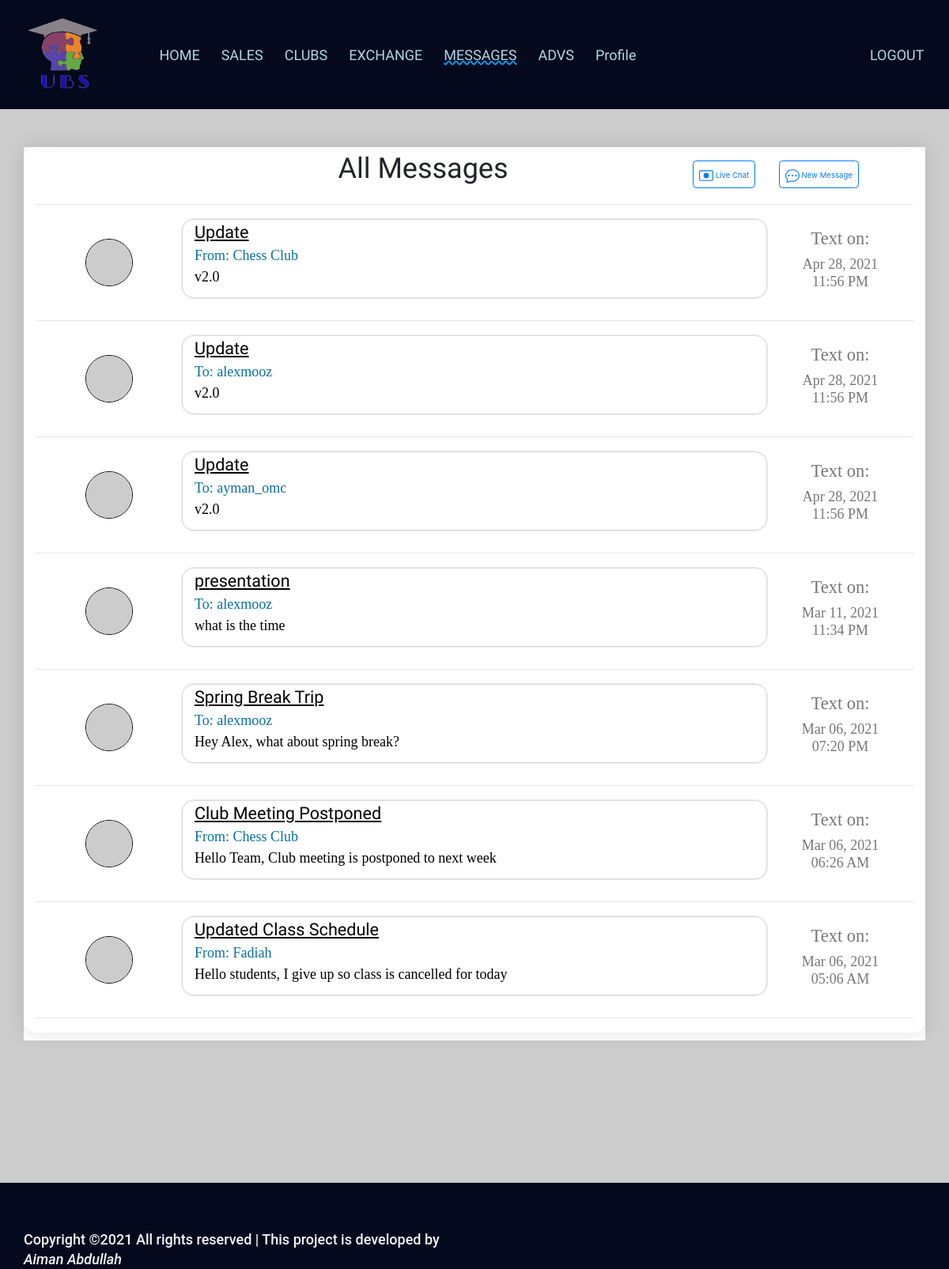
The app's page /messages.php (signed in) with its own data.
### tables this page shows
CREATE TABLE `messages` (
  `messageid` int NOT NULL AUTO_INCREMENT,
  `messagetitle` varchar(50) NOT NULL,
  `messagedescription` varchar(100) DEFAULT NULL,
  `sender` varchar(50) NOT NULL,
  `senderemail` varchar(50) DEFAULT NULL,
  `recipient` varchar(50) NOT NULL,
  `messagetime` datetime DEFAULT CURRENT_TIMESTAMP,
  `clubmessage` tinyint(1) DEFAULT '0',
  `clubname` varchar(50) DEFAULT NULL,
  PRIMARY KEY (`messageid`)
);

### messages.php (the view, shortened to what this page needs)
<html lang="en">
<head> <meta charset="utf-8" http-equiv="refresh">
  <link rel="stylesheet" href="https://cdnjs.cloudflare.com/ajax/libs/animate.css/4.1.1/animate.min.css"/>
   <link rel="stylesheet" href="https://stackpath.bootstrapcdn.com/bootstrap/4.5.0/css/bootstrap.min.css">
    <link href="css/mijares.css" type="text/css" rel="stylesheet">
	<link href="css/chat_popup.css" type="text/css" rel="stylesheet">
    <link href="css/responsive_setting.css" type="text/css" rel="stylesheet">
   <link href="https://cdn.jsdelivr.net/npm/select2@4.1.0-rc.0/dist/css/select2.min.css" rel="stylesheet" />
 <link href="css/userhomepage.css" rel="stylesheet" type="text/css">
</head>
<body>
<header>
    <nav class="navbar navbar-expand-lg navbar-dark navbar-light badge-dark " style="background-color:#04091e;">
        <div class="conatainer-fluid">
            <img id="logo" src="images/ubslogo.png" alt="Logo" class="navbar-brand">
        </div>
        <div class="collapse navbar-collapse" id="navbarSupportedContent">
            <ul class="navbar-nav mr-auto">
             <li class="nav-item p-1 lihoverme">
                    <a class="nav-link " href="/UserHomePage.php"  style="color: lightblue;">HOME</a>
                </li>
    <li class="nav-item p-1 lihoverme">
                    <a class="nav-link " href="/sales.php"  style="color: lightblue;">SALES</a>
                </li>
				<li class="nav-item p-1 lihoverme">
                    <a class="nav-link " href="/Clubs.php"  style="color: lightblue;">CLUBS</a>
                </li>
				<li class="nav-item p-1 lihoverme">
                    <a class="nav-link " href="/exchange.php"  style="color: lightblue;">EXCHANGE</a>
                </li>
				<li class="nav-item p-1 lihoverme">
                    <a class="nav-link " href="/messages.php"  style="color: lightblue;text-decoration: underline;text-decoration-style:wavy;text-decoration-color:#00a6ff;">MESSAGES</a>
                </li>
 				<li class="nav-item p-1 lihoverme">
                    <a class="nav-link " href="/advs.php" style="color: lightblue;">ADVS</a>
                </li>
                <li class="nav-item p-1 lihoverme">
                    <a class="nav-link " href="/profile.php" style="color: lightblue;">Profile</a>
                </li>
            </ul>
			<ul class="navbar-nav">
			<li class="nav-item p-1">
                    <a class="nav-link " href="/Logout.php"  style="color: lightblue;">LOGOUT</a>
                </li></ul>
        </div>
    </nav>
</header>
	<center>
		<div class="middlebody">
	<div class="container cbg">
        <div class="row content">
            <div class="clubdivs col-lg-12 col-md-12 col-sm-12 col-xs-12">
			<div class="container">
					<div class="row content">
			<div class="col-lg-8 col-md-6 col-sm-6 col-xs-6 mhead">
						 <span class="textheading" style="margin-left: 20vw;font-size: 3vw;">All Messages</span>
			</div>
			<div class="col-lg-4 col-md-6 col-sm-6 col-xs-6 mhead">
			<div class="container">
					<div class="row content">
					<div class="col-lg-6 col-md-6 col-sm-6 col-xs-6 mhead">
				<div class="newmessage" style="float:right;"><button type="button" onclick="openForm()" class="btn btn-outline-primary">
						Live Chat</button>
			</div>
			</div>
			<div class="col-lg-6 col-md-6 col-sm-6 col-xs-6 mhead">
				<div class="newmessage" style="float:left;"><button onclick="openalert()" type="button" class="btn btn-outline-primary">
						New Message</button>
			</div>
			</div>
			</div>
			</div>
			</div>
			</div>
			</div>
			<hr>
<?php
include "./config.php";
$user = $_SESSION['loggedinuser'];
$sql = "select * from messages where recipient = '".$user."' or senderemail = '".$user."' or clubname in (select clubname from clubmemberships where useremail ='".$user."') order by messagetime desc";
$result = $connection->query($sql);
while($row = $result->fetch_assoc())
{ ?>
<a href="" class="linknodecoration">
<div class="container">
        <div class="row content">
            <div class="messagepic col-lg-2 col-md-3 col-sm-3 col-xs-3"><span class="textheading">
			<div class="circular_image">
			<img src="
			<?php
			$size = (rand(3,9)%10)*100;
			$size = $size."/".$size."/";
			$category = array("animals","people");
			$site = array_rand($category,1);
			$link = "http://placeimg.com/".$size.$category[$site];
			echo $link;
			?>"/>
</div></span>
			</div>
			<div class="messagedivs messagebody col-lg-8 col-md-7 col-sm-7 col-xs-7"><span class="textheading">
			<span class="mtitle"><?php echo $row["messagetitle"] ?></span> <br>
			<span class="mbody sender">
			<?php
			if ($row["senderemail"]!=$_SESSION['loggedinuser'])
			{
				echo "From: ".$row["sender"];
			}
			else{
				echo "To: ".explode("@",$row["recipient"])[0];
			}
			?></span><br>
			<span class="mbody"><?php echo $row["messagedescription"] ?></span></span>
			</div>
			<div class="messagepic col-lg-2 col-md-2 col-sm-2 col-xs-2"><span class="textheading"><h5>Text on:<br></h5></span>
			<h6><?php
			$fulldate = $row["messagetime"];
			$datearray = explode(" ",$fulldate);
			$date = $datearray[0];
			$datearray =  explode("-",$date);
			$day = $datearray[2];
			$year =$datearray[0];
				echo date("M", strtotime($fulldate))." ".$day.", ".$year."<br>";
				echo date('h:i A', strtotime($fulldate));
			?>
			</h6>
			</div>
		</div>
</div>
</a> <hr>
<?php
} ?>
			</div>
        </div>
    </div>
	</div>
	</center>
<footer class="container-fluid foot">
<div class="container-fluid foot_div">
    <p class="h6 foot_text">Copyright &copy;2021 All rights reserved | This project is developed by <span id="name">Aiman Abdullah</span> </p>
 </div>
</footer>
</body>
</html>

### css/mijares.css (style rules this page uses)
body { background-color: #FFFFFF; }
.nav-link { font-family: 'Merienda One', cursive; }
h5, h4, h6 { font-family: Rajdhani; color: #777777; }
p { color: #777777; font-family: Roboto; font-size: 15px; font-weight: 400px; line-height: 1.667px; word-wrap: break-word; }
#logo { margin-right: 50px; width: 120px; height: 120px; }
#name { color: whitesmoke; text-align: left; font-style: italic; }
.foot { background-color: #04091e; height:auto; width: 100%; margin-top:15%; float: left; }
.foot_div { height: fit-content; float: left; width: 50%; margin: auto; }
.foot_text { text-align: left; color: whitesmoke; padding-top: 120px; padding-left: 40px; }
::placeholder { font-size: 1px solid; color: grey; }

### css/responsive_setting.css (style rules this page uses)
@media only screen and (min-width:200px) and (max-width:1319px) { .foot .foot_div { width: 50%; float: left; height: auto; padding-top: 5%; } }
@media only screen and (min-width:200px) and (max-width:1319px) { .foot .foot_div .foot_text { line-height: 25px; padding: 0%; text-align: left; margin: 0%; } }

### css/userhomepage.css (style rules this page uses)
.middlebody { height: auto; margin-top: 4%; }
.cbg { background:white; }
.clubdivs { border-radius: 15px; box-shadow: 0 0 20px 5px #04091e14; border: 0.0px solid #dad8d8; margin-bottom: 10px; }
.mhead { margin:auto; }
.messagedivs { border-radius: 15px; box-shadow: 0 0 0px 1px #04091e14; border: 1px solid #dad8d8; margin-bottom: 10px; }
.newmessage button { margin-top:15px; font-size:0.8vw; }
.messagepic { margin:auto; }
.circular_image img , .advimage img { width:100%; }
.circular_image { max-width: 5vw; max-height: 5vw; border-radius: 50%; overflow: hidden; border:1px solid black; }
.mtitle { text-decoration:underline; font-family: 'Crete Round', serif; font-size: 1.2rem; }
.mbody { font-size: 1rem; font-family: 'Crimson Text', serif; }
.sender { color:#0770a3; }
.messagebody { text-align:left; min-height:100px; white-space: nowrap; overflow: hidden; text-overflow: ellipsis; }
.textheading { font-family: 'Shadows Into Light', cursive; font-size: 2rem; }
.linknodecoration { text-decoration: none !important; color: black !important; }
html { font-size:0.7rem; }
@media (min-width:1024px) and (max-width:1279px) { html { font-size: 1.125rem; } }

### messages.php (style rules this page uses)
html { margin:0px !important; }
body { background: url(https://placeimg.com/img/bg-2.svg) repeat; margin:0px !important; }
[class*=btn-outline-] { padding: .5rem 0.375rem .375rem; }
ul { text-align:left; }

### records on screen
messages: messagetitle "Update", sender "Chess Club", messagedescription "v2.0", messagetime "Apr", messagetime "28", messagetime "2021", messagetime "11:56 PM"
messages: messagetitle "Update", recipient "alexmooz", messagedescription "v2.0", messagetime "Apr", messagetime "28", messagetime "2021", messagetime "11:56 PM"
messages: messagetitle "Update", recipient "ayman_omc", messagedescription "v2.0", messagetime "Apr", messagetime "28", messagetime "2021", messagetime "11:56 PM"
messages: messagetitle "presentation", recipient "alexmooz", messagedescription "what is the time", messagetime "Mar", messagetime "11", messagetime "2021", messagetime "11:34 PM"
messages: messagetitle "Spring Break Trip", recipient "alexmooz", messagedescription "Hey Alex, what about spring break?", messagetime "Mar", messagetime "06", messagetime "2021", messagetime "07:20 PM"
messages: messagetitle "Club Meeting Postponed", sender "Chess Club", messagedescription "Hello Team, Club meeting is postponed to next week", messagetime "Mar", messagetime "06", messagetime "2021", messagetime "06:26 AM"
messages: messagetitle "Updated Class Schedule", sender "Fadiah", messagedescription "Hello students, I give up so class is cancelled for today", messagetime "Mar", messagetime "06", messagetime "2021", messagetime "05:06 AM"
